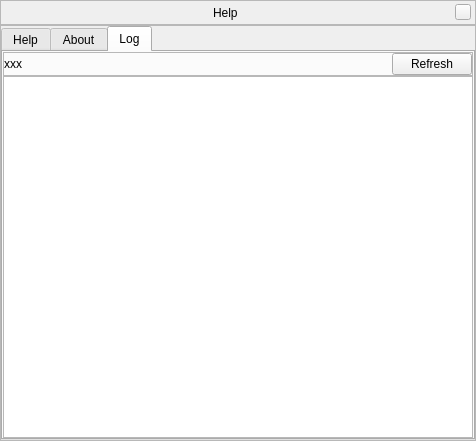
<?xml version="1.0" encoding="UTF-8"?>
<ui version="4.0">
 <class>helpDialogForm</class>
 <widget class="QWidget" name="helpDialogForm">
  <property name="geometry">
   <rect>
    <x>0</x>
    <y>0</y>
    <width>476</width>
    <height>441</height>
   </rect>
  </property>
  <property name="minimumSize">
   <size>
    <width>250</width>
    <height>250</height>
   </size>
  </property>
  <property name="styleSheet">
   <string notr="true"/>
  </property>
  <layout class="QVBoxLayout" name="verticalLayout_3">
   <property name="spacing">
    <number>0</number>
   </property>
   <property name="leftMargin">
    <number>0</number>
   </property>
   <property name="topMargin">
    <number>0</number>
   </property>
   <property name="rightMargin">
    <number>0</number>
   </property>
   <property name="bottomMargin">
    <number>0</number>
   </property>
   <item>
    <widget class="BarFrame" name="TitleBar">
     <property name="minimumSize">
      <size>
       <width>16</width>
       <height>25</height>
      </size>
     </property>
     <property name="maximumSize">
      <size>
       <width>16777215</width>
       <height>25</height>
      </size>
     </property>
     <property name="frameShape">
      <enum>QFrame::StyledPanel</enum>
     </property>
     <layout class="QHBoxLayout">
      <property name="leftMargin">
       <number>0</number>
      </property>
      <property name="topMargin">
       <number>0</number>
      </property>
      <property name="rightMargin">
       <number>4</number>
      </property>
      <property name="bottomMargin">
       <number>0</number>
      </property>
      <item>
       <spacer>
        <property name="orientation">
         <enum>Qt::Horizontal</enum>
        </property>
        <property name="sizeHint" stdset="0">
         <size>
          <width>40</width>
          <height>20</height>
         </size>
        </property>
       </spacer>
      </item>
      <item>
       <widget class="QLabel" name="stelWindowTitle">
        <property name="text">
         <string>Help</string>
        </property>
       </widget>
      </item>
      <item>
       <spacer>
        <property name="orientation">
         <enum>Qt::Horizontal</enum>
        </property>
        <property name="sizeHint" stdset="0">
         <size>
          <width>40</width>
          <height>20</height>
         </size>
        </property>
       </spacer>
      </item>
      <item>
       <widget class="QPushButton" name="closeStelWindow">
        <property name="minimumSize">
         <size>
          <width>16</width>
          <height>16</height>
         </size>
        </property>
        <property name="maximumSize">
         <size>
          <width>16</width>
          <height>16</height>
         </size>
        </property>
        <property name="focusPolicy">
         <enum>Qt::NoFocus</enum>
        </property>
        <property name="text">
         <string/>
        </property>
       </widget>
      </item>
     </layout>
    </widget>
   </item>
   <item>
    <widget class="QFrame" name="viewContent">
     <property name="frameShape">
      <enum>QFrame::StyledPanel</enum>
     </property>
     <property name="frameShadow">
      <enum>QFrame::Raised</enum>
     </property>
     <layout class="QVBoxLayout" name="verticalLayout_4">
      <property name="spacing">
       <number>0</number>
      </property>
      <property name="leftMargin">
       <number>0</number>
      </property>
      <property name="topMargin">
       <number>0</number>
      </property>
      <property name="rightMargin">
       <number>0</number>
      </property>
      <property name="bottomMargin">
       <number>0</number>
      </property>
      <item>
       <widget class="QTabWidget" name="stackedWidget">
        <property name="currentIndex">
         <number>2</number>
        </property>
        <widget class="QWidget" name="pageHelp">
         <attribute name="icon">
          <iconset>
           <normalon>:/graphicGui/tabicon-help.png</normalon>
          </iconset>
         </attribute>
         <attribute name="title">
          <string>Help</string>
         </attribute>
         <layout class="QVBoxLayout" name="verticalLayout_5">
          <property name="spacing">
           <number>0</number>
          </property>
          <property name="leftMargin">
           <number>0</number>
          </property>
          <property name="topMargin">
           <number>0</number>
          </property>
          <property name="rightMargin">
           <number>0</number>
          </property>
          <property name="bottomMargin">
           <number>0</number>
          </property>
          <item>
           <widget class="QFrame" name="helpFrame">
            <layout class="QHBoxLayout" name="horizontalLayoutShortcuts">
             <property name="spacing">
              <number>0</number>
             </property>
             <property name="leftMargin">
              <number>0</number>
             </property>
             <property name="topMargin">
              <number>0</number>
             </property>
             <property name="rightMargin">
              <number>0</number>
             </property>
             <property name="bottomMargin">
              <number>0</number>
             </property>
             <item>
              <spacer name="helpFrameSpacer">
               <property name="orientation">
                <enum>Qt::Horizontal</enum>
               </property>
               <property name="sizeHint" stdset="0">
                <size>
                 <width>190</width>
                 <height>20</height>
                </size>
               </property>
              </spacer>
             </item>
             <item>
              <widget class="QPushButton" name="editShortcutsButton">
               <property name="text">
                <string extracomment="Same text as in the Configuration window!">Edit keyboard shortcuts...</string>
               </property>
              </widget>
             </item>
            </layout>
           </widget>
          </item>
          <item>
           <widget class="QTextBrowser" name="helpBrowser">
            <property name="sizePolicy">
             <sizepolicy hsizetype="Expanding" vsizetype="Expanding">
              <horstretch>0</horstretch>
              <verstretch>0</verstretch>
             </sizepolicy>
            </property>
            <property name="palette">
             <palette>
              <active>
               <colorrole role="WindowText">
                <brush brushstyle="SolidPattern">
                 <color alpha="255">
                  <red>3</red>
                  <green>3</green>
                  <blue>3</blue>
                 </color>
                </brush>
               </colorrole>
               <colorrole role="Text">
                <brush brushstyle="SolidPattern">
                 <color alpha="255">
                  <red>3</red>
                  <green>3</green>
                  <blue>3</blue>
                 </color>
                </brush>
               </colorrole>
              </active>
              <inactive>
               <colorrole role="WindowText">
                <brush brushstyle="SolidPattern">
                 <color alpha="255">
                  <red>3</red>
                  <green>3</green>
                  <blue>3</blue>
                 </color>
                </brush>
               </colorrole>
               <colorrole role="Text">
                <brush brushstyle="SolidPattern">
                 <color alpha="255">
                  <red>3</red>
                  <green>3</green>
                  <blue>3</blue>
                 </color>
                </brush>
               </colorrole>
              </inactive>
              <disabled>
               <colorrole role="WindowText">
                <brush brushstyle="SolidPattern">
                 <color alpha="255">
                  <red>3</red>
                  <green>3</green>
                  <blue>3</blue>
                 </color>
                </brush>
               </colorrole>
               <colorrole role="Text">
                <brush brushstyle="SolidPattern">
                 <color alpha="255">
                  <red>3</red>
                  <green>3</green>
                  <blue>3</blue>
                 </color>
                </brush>
               </colorrole>
              </disabled>
             </palette>
            </property>
            <property name="mouseTracking">
             <bool>true</bool>
            </property>
            <property name="contextMenuPolicy">
             <enum>Qt::DefaultContextMenu</enum>
            </property>
            <property name="acceptDrops">
             <bool>false</bool>
            </property>
            <property name="styleSheet">
             <string notr="true"/>
            </property>
            <property name="openExternalLinks">
             <bool>true</bool>
            </property>
           </widget>
          </item>
         </layout>
        </widget>
        <widget class="QWidget" name="pageAbout">
         <attribute name="icon">
          <iconset>
           <normalon>:/graphicGui/tabicon-info.png</normalon>
          </iconset>
         </attribute>
         <attribute name="title">
          <string>About</string>
         </attribute>
         <layout class="QVBoxLayout" name="verticalLayout_2">
          <property name="spacing">
           <number>0</number>
          </property>
          <property name="leftMargin">
           <number>0</number>
          </property>
          <property name="topMargin">
           <number>0</number>
          </property>
          <property name="rightMargin">
           <number>0</number>
          </property>
          <property name="bottomMargin">
           <number>0</number>
          </property>
          <item>
           <widget class="QTextBrowser" name="aboutBrowser">
            <property name="openExternalLinks">
             <bool>true</bool>
            </property>
           </widget>
          </item>
         </layout>
        </widget>
        <widget class="QWidget" name="pageLog">
         <attribute name="icon">
          <iconset>
           <normalon>:/graphicGui/tabicon-logs.png</normalon>
          </iconset>
         </attribute>
         <attribute name="title">
          <string>Log</string>
         </attribute>
         <layout class="QVBoxLayout" name="verticalLayout">
          <property name="spacing">
           <number>0</number>
          </property>
          <property name="leftMargin">
           <number>0</number>
          </property>
          <property name="topMargin">
           <number>0</number>
          </property>
          <property name="rightMargin">
           <number>0</number>
          </property>
          <property name="bottomMargin">
           <number>0</number>
          </property>
          <item>
           <widget class="QFrame" name="logFrame">
            <property name="frameShape">
             <enum>QFrame::StyledPanel</enum>
            </property>
            <property name="frameShadow">
             <enum>QFrame::Raised</enum>
            </property>
            <layout class="QHBoxLayout" name="horizontalLayout">
             <property name="spacing">
              <number>0</number>
             </property>
             <property name="leftMargin">
              <number>0</number>
             </property>
             <property name="topMargin">
              <number>0</number>
             </property>
             <property name="rightMargin">
              <number>0</number>
             </property>
             <property name="bottomMargin">
              <number>0</number>
             </property>
             <item>
              <widget class="QLabel" name="logPathLabel">
               <property name="text">
                <string notr="true">xxx</string>
               </property>
               <property name="scaledContents">
                <bool>false</bool>
               </property>
               <property name="wordWrap">
                <bool>true</bool>
               </property>
              </widget>
             </item>
             <item>
              <spacer name="logFrameSpacer">
               <property name="orientation">
                <enum>Qt::Horizontal</enum>
               </property>
               <property name="sizeHint" stdset="0">
                <size>
                 <width>40</width>
                 <height>20</height>
                </size>
               </property>
              </spacer>
             </item>
             <item>
              <widget class="QPushButton" name="refreshButton">
               <property name="text">
                <string>Refresh</string>
               </property>
              </widget>
             </item>
            </layout>
           </widget>
          </item>
          <item>
           <widget class="QTextBrowser" name="logBrowser">
            <property name="font">
             <font>
              <family>Lucida Console</family>
              <kerning>false</kerning>
             </font>
            </property>
            <property name="horizontalScrollBarPolicy">
             <enum>Qt::ScrollBarAlwaysOff</enum>
            </property>
            <property name="lineWrapMode">
             <enum>QTextEdit::WidgetWidth</enum>
            </property>
            <property name="acceptRichText">
             <bool>false</bool>
            </property>
            <property name="textInteractionFlags">
             <set>Qt::TextSelectableByKeyboard|Qt::TextSelectableByMouse</set>
            </property>
            <property name="openLinks">
             <bool>false</bool>
            </property>
           </widget>
          </item>
         </layout>
        </widget>
       </widget>
      </item>
     </layout>
    </widget>
   </item>
  </layout>
 </widget>
 <customwidgets>
  <customwidget>
   <class>BarFrame</class>
   <extends>QFrame</extends>
   <header>Dialog.hpp</header>
   <container>1</container>
  </customwidget>
 </customwidgets>
 <resources/>
 <connections/>
</ui>
